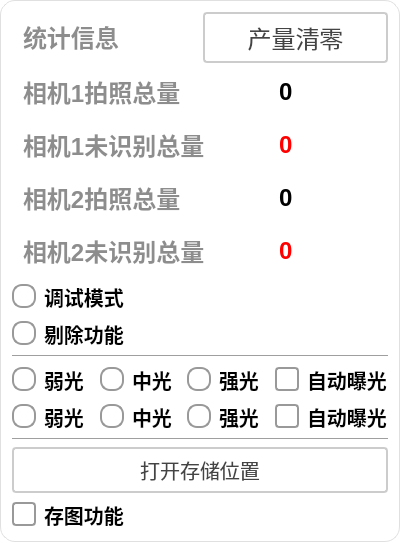
         <widget class="QGroupBox" name="gBox_infor">
          <property name="minimumSize">
           <size>
            <width>400</width>
            <height>0</height>
           </size>
          </property>
          <property name="maximumSize">
           <size>
            <width>400</width>
            <height>16777215</height>
           </size>
          </property>
          <property name="styleSheet">
           <string notr="true">QGroupBox {
    font-size: 20px;
    font-weight: bold;
    background-color: rgb(255, 255, 255);
    border: 1px solid #e0e0e0;
    border-radius: 2px;
	border-radius: 15px
}

QGroupBox::title {
    subcontrol-origin: margin;
    left: 10px;
    padding: 0 5px;
    color: #2c3e50;
}</string>
          </property>
          <property name="title">
           <string/>
          </property>
          <layout class="QGridLayout" name="gridLayout_4">
           <item row="0" column="0">
            <layout class="QVBoxLayout" name="verticalLayout_4" stretch="1,1,1,1,1,1,1,1,1,1,0,0">
             <item>
              <layout class="QHBoxLayout" name="hLayout_info" stretch="1,1">
               <item>
                <widget class="QLabel" name="label_info">
                 <property name="styleSheet">
                  <string notr="true">QLabel {
       font-size: 24px;        
       font-weight: bold;        
       color:  rgb(141, 141, 141);       
       padding: 5px 5px;     
       border-bottom: 2px solid #cccccc; 
    }</string>
                 </property>
                 <property name="text">
                  <string>统计信息</string>
                 </property>
                 <property name="alignment">
                  <set>Qt::AlignmentFlag::AlignLeading|Qt::AlignmentFlag::AlignLeft|Qt::AlignmentFlag::AlignVCenter</set>
                 </property>
                </widget>
               </item>
               <item>
                <widget class="QPushButton" name="pbtn_resetProduct">
                 <property name="sizePolicy">
                  <sizepolicy hsizetype="Expanding" vsizetype="Expanding">
                   <horstretch>0</horstretch>
                   <verstretch>0</verstretch>
                  </sizepolicy>
                 </property>
                 <property name="styleSheet">
                  <string notr="true">QPushButton {
    padding: 6px 14px;
    border: 2px solid #CCC;
    border-radius: 4px;
    background-color: white;
    color: #444;
    font-size: 24px; 
}

QPushButton:hover {
    border-color: #999;
    background-color: #F5F5F5;
}

QPushButton:pressed {
    border-color: #777;
    background-color: #EEE;
}</string>
                 </property>
                 <property name="text">
                  <string>产量清零</string>
                 </property>
                </widget>
               </item>
              </layout>
             </item>
             <item>
              <layout class="QHBoxLayout" name="hLayout_camera1Photo" stretch="1,2">
               <item>
                <widget class="QLabel" name="label_camera1Photo">
                 <property name="styleSheet">
                  <string notr="true">QLabel {
       font-size: 24px;        
       font-weight: bold;        
       color:  rgb(141, 141, 141);       
       padding: 5px 5px;     
       border-bottom: 2px solid #cccccc; 
    }</string>
                 </property>
                 <property name="text">
                  <string>相机1拍照总量</string>
                 </property>
                 <property name="alignment">
                  <set>Qt::AlignmentFlag::AlignLeading|Qt::AlignmentFlag::AlignLeft|Qt::AlignmentFlag::AlignVCenter</set>
                 </property>
                </widget>
               </item>
               <item>
                <widget class="QLabel" name="label_camera1PhotoValue">
                 <property name="minimumSize">
                  <size>
                   <width>120</width>
                   <height>0</height>
                  </size>
                 </property>
                 <property name="maximumSize">
                  <size>
                   <width>120</width>
                   <height>16777215</height>
                  </size>
                 </property>
                 <property name="styleSheet">
                  <string notr="true">QLabel {
       font-size: 24px;
       font-weight: bold;
       color:   rgb(0, 0, 0);
       padding: 5px 5px;     
       border-bottom: 2px solid #cccccc; 
    }</string>
                 </property>
                 <property name="text">
                  <string>0</string>
                 </property>
                </widget>
               </item>
              </layout>
             </item>
             <item>
              <layout class="QHBoxLayout" name="hLayout_camera1Unrecognized" stretch="1,2">
               <item>
                <widget class="QLabel" name="label_camera1Unrecognized">
                 <property name="styleSheet">
                  <string notr="true">QLabel {
       font-size: 24px;        
       font-weight: bold;        
       color:  rgb(141, 141, 141);       
       padding: 5px 5px;     
       border-bottom: 2px solid #cccccc; 
    }</string>
                 </property>
                 <property name="text">
                  <string>相机1未识别总量</string>
                 </property>
                 <property name="alignment">
                  <set>Qt::AlignmentFlag::AlignLeading|Qt::AlignmentFlag::AlignLeft|Qt::AlignmentFlag::AlignVCenter</set>
                 </property>
                </widget>
               </item>
               <item>
                <widget class="QLabel" name="label_camera1UnrecognizedValue">
                 <property name="minimumSize">
                  <size>
                   <width>120</width>
                   <height>0</height>
                  </size>
                 </property>
                 <property name="maximumSize">
                  <size>
                   <width>120</width>
                   <height>16777215</height>
                  </size>
                 </property>
                 <property name="styleSheet">
                  <string notr="true">QLabel {
       font-size: 24px;
       font-weight: bold;
       color:   rgb(255, 0, 0);
       padding: 5px 5px;     
       border-bottom: 2px solid #cccccc; 
    }</string>
                 </property>
                 <property name="text">
                  <string>0</string>
                 </property>
                </widget>
               </item>
              </layout>
             </item>
             <item>
              <layout class="QHBoxLayout" name="hLayout_camera2Photo" stretch="1,2">
               <item>
                <widget class="QLabel" name="label_camera2Photo">
                 <property name="styleSheet">
                  <string notr="true">QLabel {
       font-size: 24px;
       font-weight: bold;
       color:  rgb(141, 141, 141);
       padding: 5px 5px;
       border-bottom: 2px solid #cccccc;
    }</string>
                 </property>
                 <property name="text">
                  <string>相机2拍照总量</string>
                 </property>
                 <property name="alignment">
                  <set>Qt::AlignmentFlag::AlignLeading|Qt::AlignmentFlag::AlignLeft|Qt::AlignmentFlag::AlignVCenter</set>
                 </property>
                </widget>
               </item>
               <item>
                <widget class="QLabel" name="label_camera2PhotoValue">
                 <property name="minimumSize">
                  <size>
                   <width>120</width>
                   <height>0</height>
                  </size>
                 </property>
                 <property name="maximumSize">
                  <size>
                   <width>120</width>
                   <height>16777215</height>
                  </size>
                 </property>
                 <property name="styleSheet">
                  <string notr="true">QLabel {
       font-size: 24px;
       font-weight: bold;
       color:   rgb(0, 0, 0);
       padding: 5px 5px;
       border-bottom: 2px solid #cccccc;
    }</string>
                 </property>
                 <property name="text">
                  <string>0</string>
                 </property>
                </widget>
               </item>
              </layout>
             </item>
             <item>
              <layout class="QHBoxLayout" name="hLayout_camera2Unrecognized" stretch="1,2">
               <item>
                <widget class="QLabel" name="label_camera2Unrecognized">
                 <property name="styleSheet">
                  <string notr="true">QLabel {
       font-size: 24px;
       font-weight: bold;
       color:  rgb(141, 141, 141);
       padding: 5px 5px;
       border-bottom: 2px solid #cccccc;
    }</string>
                 </property>
                 <property name="text">
                  <string>相机2未识别总量</string>
                 </property>
                 <property name="alignment">
                  <set>Qt::AlignmentFlag::AlignLeading|Qt::AlignmentFlag::AlignLeft|Qt::AlignmentFlag::AlignVCenter</set>
                 </property>
                </widget>
               </item>
               <item>
                <widget class="QLabel" name="label_camera2UnrecognizedValue">
                 <property name="minimumSize">
                  <size>
                   <width>120</width>
                   <height>0</height>
                  </size>
                 </property>
                 <property name="maximumSize">
                  <size>
                   <width>120</width>
                   <height>16777215</height>
                  </size>
                 </property>
                 <property name="styleSheet">
                  <string notr="true">QLabel {
       font-size: 24px;
       font-weight: bold;
       color:   rgb(255, 0, 0);
       padding: 5px 5px;
       border-bottom: 2px solid #cccccc;
    }</string>
                 </property>
                 <property name="text">
                  <string>0</string>
                 </property>
                </widget>
               </item>
              </layout>
             </item>
             <item>
              <layout class="QVBoxLayout" name="verticalLayout" stretch="1,1">
               <item>
                <layout class="QHBoxLayout" name="horizontalLayout_4">
                 <item>
                  <widget class="QRadioButton" name="rbtn_debug">
                   <property name="styleSheet">
                    <string notr="true">QRadioButton {
    spacing: 8px;
    font-size: 20px;
    color: #333;
    font-weight: bold;        
    color:  rgb(0, 0, 0);       

}

/* 未选中状态 */
QRadioButton::indicator {
    width: 20px;
    height: 20px;
    border-radius: 10px;
    border: 2px solid #999;
    background: #ffffff;
}

/* 悬停效果 */
QRadioButton::indicator:hover {
    border: 2px solid #666;
}

/* 选中状态 */
QRadioButton::indicator:checked {
    border: 2px solid #2196F3;
}

/* 选中时的内圆 */
QRadioButton::indicator:checked {
    background-color: qradialgradient(
        cx:0.5, cy:0.5,
        radius:0.4,
        fx:0.5, fy:0.5,
        stop:0 #2196F3,
        stop:1 transparent
    );
}

/* 禁用状态 */
QRadioButton::indicator:disabled {
    border: 2px solid #ccc;
    background: #eee;
}

/* 点击动画效果 */
QRadioButton::indicator:pressed {
    border: 2px solid #1565C0;
    background-color: qradialgradient(
        cx:0.5, cy:0.5,
        radius:0.5,
        fx:0.5, fy:0.5,
        stop:0 #BBDEFB,
        stop:1 transparent
    );
}</string>
                   </property>
                   <property name="text">
                    <string>调试模式</string>
                   </property>
                  </widget>
                 </item>
                </layout>
               </item>
               <item>
                <layout class="QHBoxLayout" name="hLayout_remove">
                 <item>
                  <widget class="QRadioButton" name="rbtn_removeFunc">
                   <property name="styleSheet">
                    <string notr="true">QRadioButton {
    spacing: 8px;
    font-size: 20px;
    color: #333;
    font-weight: bold;        
    color:  rgb(0, 0, 0);       

}

/* 未选中状态 */
QRadioButton::indicator {
    width: 20px;
    height: 20px;
    border-radius: 10px;
    border: 2px solid #999;
    background: #ffffff;
}

/* 悬停效果 */
QRadioButton::indicator:hover {
    border: 2px solid #666;
}

/* 选中状态 */
QRadioButton::indicator:checked {
    border: 2px solid #2196F3;
}

/* 选中时的内圆 */
QRadioButton::indicator:checked {
    background-color: qradialgradient(
        cx:0.5, cy:0.5,
        radius:0.4,
        fx:0.5, fy:0.5,
        stop:0 #2196F3,
        stop:1 transparent
    );
}

/* 禁用状态 */
QRadioButton::indicator:disabled {
    border: 2px solid #ccc;
    background: #eee;
}

/* 选中时的文字颜色 */
QRadioButton:checked {
    color: #2196F3;
    font-weight: 500;
}

/* 点击动画效果 */
QRadioButton::indicator:pressed {
    border: 2px solid #1565C0;
    background-color: qradialgradient(
        cx:0.5, cy:0.5,
        radius:0.5,
        fx:0.5, fy:0.5,
        stop:0 #BBDEFB,
        stop:1 transparent
    );
}</string>
                   </property>
                   <property name="text">
                    <string>剔除功能</string>
                   </property>
                  </widget>
                 </item>
                </layout>
               </item>
              </layout>
             </item>
             <item>
              <widget class="Line" name="line_3">
               <property name="orientation">
                <enum>Qt::Orientation::Horizontal</enum>
               </property>
              </widget>
             </item>
             <item>
              <layout class="QHBoxLayout" name="horizontalLayout_6" stretch="1,1,1,1">
               <item>
                <widget class="QRadioButton" name="rbtn_ruoguang">
                 <property name="styleSheet">
                  <string notr="true">QRadioButton {
    spacing: 8px;
    font-size: 20px;
    color: #333;
    font-weight: bold;        
    color:  rgb(0, 0, 0);       

}

/* 未选中状态 */
QRadioButton::indicator {
    width: 20px;
    height: 20px;
    border-radius: 10px;
    border: 2px solid #999;
    background: #ffffff;
}

/* 悬停效果 */
QRadioButton::indicator:hover {
    border: 2px solid #666;
}

/* 选中状态 */
QRadioButton::indicator:checked {
    border: 2px solid #2196F3;
}

/* 选中时的内圆 */
QRadioButton::indicator:checked {
    background-color: qradialgradient(
        cx:0.5, cy:0.5,
        radius:0.4,
        fx:0.5, fy:0.5,
        stop:0 #2196F3,
        stop:1 transparent
    );
}

/* 禁用状态 */
QRadioButton::indicator:disabled {
    border: 2px solid #ccc;
    background: #eee;
}

/* 点击动画效果 */
QRadioButton::indicator:pressed {
    border: 2px solid #1565C0;
    background-color: qradialgradient(
        cx:0.5, cy:0.5,
        radius:0.5,
        fx:0.5, fy:0.5,
        stop:0 #BBDEFB,
        stop:1 transparent
    );
}</string>
                 </property>
                 <property name="text">
                  <string>弱光</string>
                 </property>
                </widget>
               </item>
               <item>
                <widget class="QRadioButton" name="rbtn_zhongguang">
                 <property name="styleSheet">
                  <string notr="true">QRadioButton {
    spacing: 8px;
    font-size: 20px;
    color: #333;
    font-weight: bold;        
    color:  rgb(0, 0, 0);       

}

/* 未选中状态 */
QRadioButton::indicator {
    width: 20px;
    height: 20px;
    border-radius: 10px;
    border: 2px solid #999;
    background: #ffffff;
}

/* 悬停效果 */
QRadioButton::indicator:hover {
    border: 2px solid #666;
}

/* 选中状态 */
QRadioButton::indicator:checked {
    border: 2px solid #2196F3;
}

/* 选中时的内圆 */
QRadioButton::indicator:checked {
    background-color: qradialgradient(
        cx:0.5, cy:0.5,
        radius:0.4,
        fx:0.5, fy:0.5,
        stop:0 #2196F3,
        stop:1 transparent
    );
}

/* 禁用状态 */
QRadioButton::indicator:disabled {
    border: 2px solid #ccc;
    background: #eee;
}

/* 点击动画效果 */
QRadioButton::indicator:pressed {
    border: 2px solid #1565C0;
    background-color: qradialgradient(
        cx:0.5, cy:0.5,
        radius:0.5,
        fx:0.5, fy:0.5,
        stop:0 #BBDEFB,
        stop:1 transparent
    );
}</string>
                 </property>
                 <property name="text">
                  <string>中光</string>
                 </property>
                </widget>
               </item>
               <item>
                <widget class="QRadioButton" name="rbtn_qiangguang">
                 <property name="styleSheet">
                  <string notr="true">QRadioButton {
    spacing: 8px;
    font-size: 20px;
    color: #333;
    font-weight: bold;        
    color:  rgb(0, 0, 0);       

}

/* 未选中状态 */
QRadioButton::indicator {
    width: 20px;
    height: 20px;
    border-radius: 10px;
    border: 2px solid #999;
    background: #ffffff;
}

/* 悬停效果 */
QRadioButton::indicator:hover {
    border: 2px solid #666;
}

/* 选中状态 */
QRadioButton::indicator:checked {
    border: 2px solid #2196F3;
}

/* 选中时的内圆 */
QRadioButton::indicator:checked {
    background-color: qradialgradient(
        cx:0.5, cy:0.5,
        radius:0.4,
        fx:0.5, fy:0.5,
        stop:0 #2196F3,
        stop:1 transparent
    );
}

/* 禁用状态 */
QRadioButton::indicator:disabled {
    border: 2px solid #ccc;
    background: #eee;
}

/* 点击动画效果 */
QRadioButton::indicator:pressed {
    border: 2px solid #1565C0;
    background-color: qradialgradient(
        cx:0.5, cy:0.5,
        radius:0.5,
        fx:0.5, fy:0.5,
        stop:0 #BBDEFB,
        stop:1 transparent
    );
}</string>
                 </property>
                 <property name="text">
                  <string>强光</string>
                 </property>
                </widget>
               </item>
               <item>
                <widget class="QCheckBox" name="ckb_autoExposure">
                 <property name="styleSheet">
                  <string notr="true">QCheckBox {
    spacing: 8px;
    font-size: 20px;
    font-weight: bold;
    color: rgb(0, 0, 0);
}

QCheckBox::indicator {
    width: 20px;
    height: 20px;
    border: 2px solid #999;
    border-radius: 4px;
    background: #ffffff;
}

QCheckBox::indicator:hover {
    border: 2px solid #666;
}

QCheckBox::indicator:pressed {
    border: 2px solid #1565C0;
    background-color: #E3F2FD;
}

QCheckBox::indicator:checked {
    border: 2px solid #2196F3;
    background-color: qlineargradient(
        x1:0, y1:0, x2:1, y2:1,
        stop:0 #2196F3,
        stop:1 #1E88E5
    );
}

QCheckBox::indicator:disabled {
    border: 2px solid #ccc;
    background: #eee;
}

QCheckBox:disabled {
    color: #999;
}

QCheckBox:checked {
    color: #2196F3;
    font-weight: 500;
}</string>
                 </property>
                 <property name="text">
                  <string>自动曝光</string>
                 </property>
                </widget>
               </item>
              </layout>
             </item>
             <item>
              <layout class="QHBoxLayout" name="horizontalLayout_7" stretch="1,1,1,1">
               <item>
                <widget class="QRadioButton" name="rbtn_ruoguang_2">
                 <property name="styleSheet">
                  <string notr="true">QRadioButton {
    spacing: 8px;
    font-size: 20px;
    color: #333;
    font-weight: bold;        
    color:  rgb(0, 0, 0);       

}

/* 未选中状态 */
QRadioButton::indicator {
    width: 20px;
    height: 20px;
    border-radius: 10px;
    border: 2px solid #999;
    background: #ffffff;
}

/* 悬停效果 */
QRadioButton::indicator:hover {
    border: 2px solid #666;
}

/* 选中状态 */
QRadioButton::indicator:checked {
    border: 2px solid #2196F3;
}

/* 选中时的内圆 */
QRadioButton::indicator:checked {
    background-color: qradialgradient(
        cx:0.5, cy:0.5,
        radius:0.4,
        fx:0.5, fy:0.5,
        stop:0 #2196F3,
        stop:1 transparent
    );
}

/* 禁用状态 */
QRadioButton::indicator:disabled {
    border: 2px solid #ccc;
    background: #eee;
}

/* 点击动画效果 */
QRadioButton::indicator:pressed {
    border: 2px solid #1565C0;
    background-color: qradialgradient(
        cx:0.5, cy:0.5,
        radius:0.5,
        fx:0.5, fy:0.5,
        stop:0 #BBDEFB,
        stop:1 transparent
    );
}</string>
                 </property>
                 <property name="text">
                  <string>弱光</string>
                 </property>
                </widget>
               </item>
               <item>
                <widget class="QRadioButton" name="rbtn_zhongguang_2">
                 <property name="styleSheet">
                  <string notr="true">QRadioButton {
    spacing: 8px;
    font-size: 20px;
    color: #333;
    font-weight: bold;        
    color:  rgb(0, 0, 0);       

}

/* 未选中状态 */
QRadioButton::indicator {
    width: 20px;
    height: 20px;
    border-radius: 10px;
    border: 2px solid #999;
    background: #ffffff;
}

/* 悬停效果 */
QRadioButton::indicator:hover {
    border: 2px solid #666;
}

/* 选中状态 */
QRadioButton::indicator:checked {
    border: 2px solid #2196F3;
}

/* 选中时的内圆 */
QRadioButton::indicator:checked {
    background-color: qradialgradient(
        cx:0.5, cy:0.5,
        radius:0.4,
        fx:0.5, fy:0.5,
        stop:0 #2196F3,
        stop:1 transparent
    );
}

/* 禁用状态 */
QRadioButton::indicator:disabled {
    border: 2px solid #ccc;
    background: #eee;
}

/* 点击动画效果 */
QRadioButton::indicator:pressed {
    border: 2px solid #1565C0;
    background-color: qradialgradient(
        cx:0.5, cy:0.5,
        radius:0.5,
        fx:0.5, fy:0.5,
        stop:0 #BBDEFB,
        stop:1 transparent
    );
}</string>
                 </property>
                 <property name="text">
                  <string>中光</string>
                 </property>
                </widget>
               </item>
               <item>
                <widget class="QRadioButton" name="rbtn_qiangguang_2">
                 <property name="styleSheet">
                  <string notr="true">QRadioButton {
    spacing: 8px;
    font-size: 20px;
    color: #333;
    font-weight: bold;        
    color:  rgb(0, 0, 0);       

}

/* 未选中状态 */
QRadioButton::indicator {
    width: 20px;
    height: 20px;
    border-radius: 10px;
    border: 2px solid #999;
    background: #ffffff;
}

/* 悬停效果 */
QRadioButton::indicator:hover {
    border: 2px solid #666;
}

/* 选中状态 */
QRadioButton::indicator:checked {
    border: 2px solid #2196F3;
}

/* 选中时的内圆 */
QRadioButton::indicator:checked {
    background-color: qradialgradient(
        cx:0.5, cy:0.5,
        radius:0.4,
        fx:0.5, fy:0.5,
        stop:0 #2196F3,
        stop:1 transparent
    );
}

/* 禁用状态 */
QRadioButton::indicator:disabled {
    border: 2px solid #ccc;
    background: #eee;
}

/* 点击动画效果 */
QRadioButton::indicator:pressed {
    border: 2px solid #1565C0;
    background-color: qradialgradient(
        cx:0.5, cy:0.5,
        radius:0.5,
        fx:0.5, fy:0.5,
        stop:0 #BBDEFB,
        stop:1 transparent
    );
}</string>
                 </property>
                 <property name="text">
                  <string>强光</string>
                 </property>
                </widget>
               </item>
               <item>
                <widget class="QCheckBox" name="ckb_autoExposure_2">
                 <property name="styleSheet">
                  <string notr="true">QCheckBox {
    spacing: 8px;
    font-size: 20px;
    font-weight: bold;
    color: rgb(0, 0, 0);
}

QCheckBox::indicator {
    width: 20px;
    height: 20px;
    border: 2px solid #999;
    border-radius: 4px;
    background: #ffffff;
}

QCheckBox::indicator:hover {
    border: 2px solid #666;
}

QCheckBox::indicator:pressed {
    border: 2px solid #1565C0;
    background-color: #E3F2FD;
}

QCheckBox::indicator:checked {
    border: 2px solid #2196F3;
    background-color: qlineargradient(
        x1:0, y1:0, x2:1, y2:1,
        stop:0 #2196F3,
        stop:1 #1E88E5
    );
}

QCheckBox::indicator:disabled {
    border: 2px solid #ccc;
    background: #eee;
}

QCheckBox:disabled {
    color: #999;
}

QCheckBox:checked {
    color: #2196F3;
    font-weight: 500;
}</string>
                 </property>
                 <property name="text">
                  <string>自动曝光</string>
                 </property>
                </widget>
               </item>
              </layout>
             </item>
             <item>
              <widget class="Line" name="line">
               <property name="orientation">
                <enum>Qt::Orientation::Horizontal</enum>
               </property>
              </widget>
             </item>
             <item>
              <widget class="QPushButton" name="pbtn_openSaveLocation">
               <property name="sizePolicy">
                <sizepolicy hsizetype="Minimum" vsizetype="Minimum">
                 <horstretch>0</horstretch>
                 <verstretch>0</verstretch>
                </sizepolicy>
               </property>
               <property name="styleSheet">
                <string notr="true">QPushButton {
    padding: 6px 14px;
    border: 2px solid #CCC;
    border-radius: 4px;
    background-color: white;
    color: #444;
    font-size: 20px; 
}

QPushButton:hover {
    border-color: #999;
    background-color: #F5F5F5;
}

QPushButton:pressed {
    border-color: #777;
    background-color: #EEE;
}</string>
               </property>
               <property name="text">
                <string>打开存储位置</string>
               </property>
              </widget>
             </item>
             <item>
              <widget class="QCheckBox" name="ckb_saveImg">
               <property name="styleSheet">
                <string notr="true">QCheckBox {
    spacing: 8px;
    font-size: 20px;
    font-weight: bold;
    color: rgb(0, 0, 0);
}

/* 未选中状态 */
QCheckBox::indicator {
    width: 20px;
    height: 20px;
    border: 2px solid #999;
    border-radius: 4px;      /* 方形圆角，可改成 10px 做更圆润风格 */
    background: #ffffff;
}

/* 悬停效果 */
QCheckBox::indicator:hover {
    border: 2px solid #666;
}

/* 按下效果 */
QCheckBox::indicator:pressed {
    border: 2px solid #1565C0;
    background-color: #E3F2FD;
}

/* 选中状态 */
QCheckBox::indicator:checked {
    border: 2px solid #2196F3;
    background-color: #2196F3;
    image: none; /* 不使用默认勾选图 */
}

/* 选中时绘制“勾”效果（用渐变模拟） */
QCheckBox::indicator:checked {
    background-color: qlineargradient(
        x1:0, y1:0, x2:1, y2:1,
        stop:0 #2196F3,
        stop:1 #1E88E5
    );
}

/* 半选状态（例如父子联动时） */
QCheckBox::indicator:indeterminate {
    border: 2px solid #2196F3;
    background-color: #BBDEFB;
}

/* 禁用状态 */
QCheckBox::indicator:disabled {
    border: 2px solid #ccc;
    background: #eee;
}

QCheckBox:disabled {
    color: #999;
}

/* 选中时文字 */
QCheckBox:checked {
    color: #2196F3;
    font-weight: 500;
}</string>
               </property>
               <property name="text">
                <string>存图功能</string>
               </property>
              </widget>
             </item>
            </layout>
           </item>
          </layout>
         </widget>
